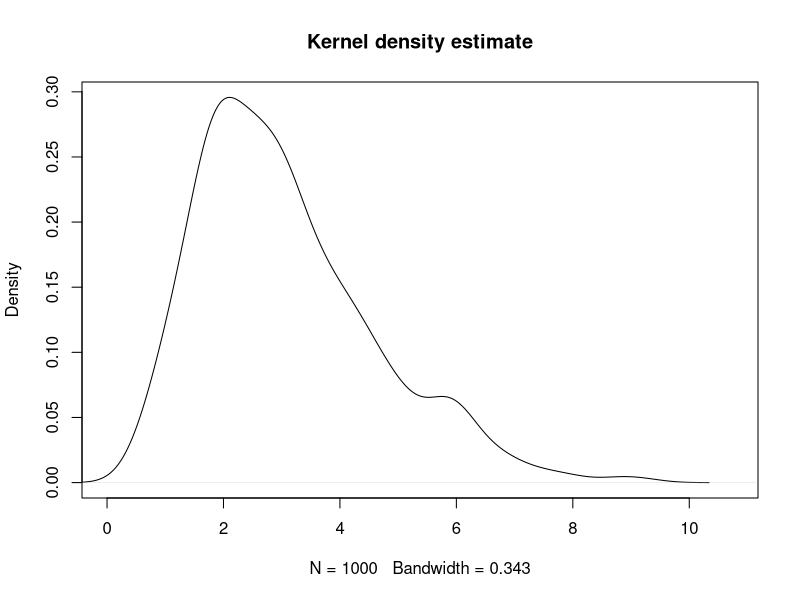
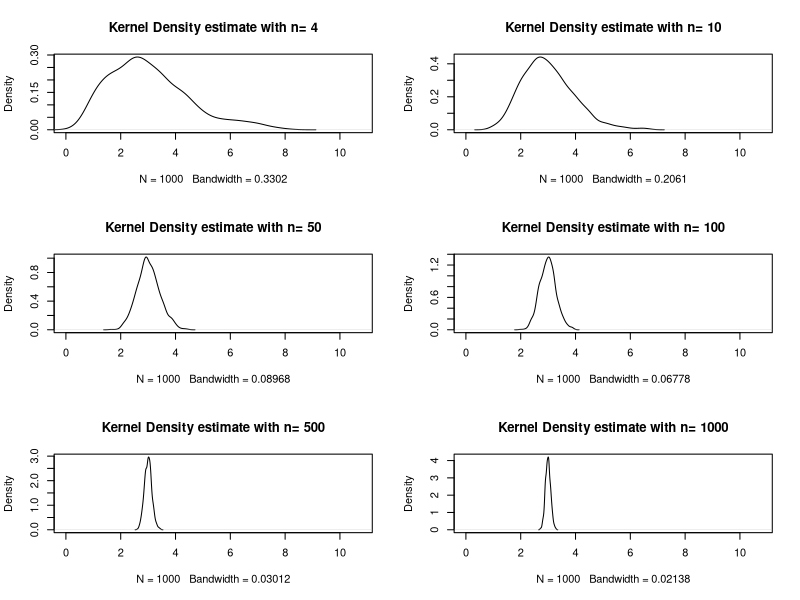
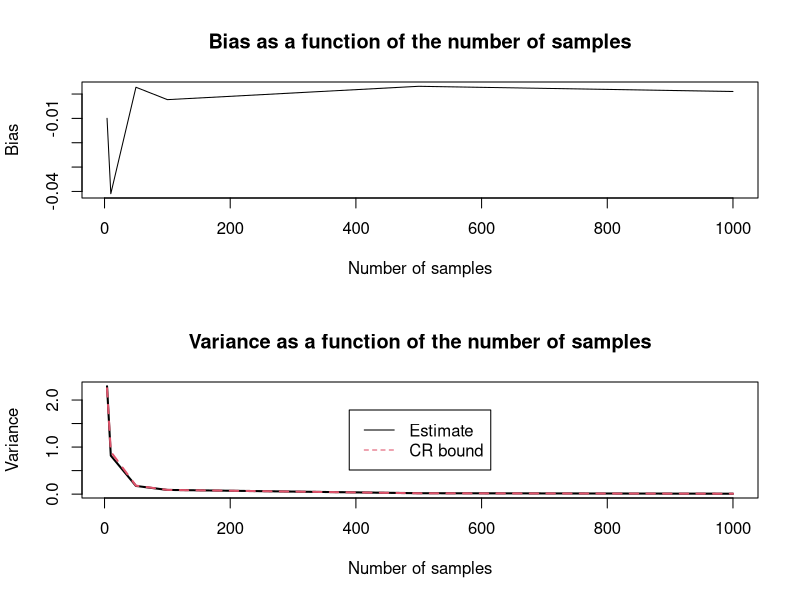

The R script that drew these images, in order:
# Solution Exercise 2
# Lecture: Data Valorization
# Author: Lionel Fillatre

# 1 - Sample generation
M <- 1000
n <- 4
mu <- 3
rate <- 1/mu # be careful with the definition of the exponential pdf and its rate!
x <- matrix(rexp(M*n,rate),n,M) # random samples

# 2 - Maximum likelihood estimates
x.muhat <-  apply(x,2,mean) # compute the estimates

# 3 - Empirical pdf
nbbins <- 20
x.down = 0; x.up = mu*log(4)+2*log(3)*mu; # the x bounds are chosen to cover a significant interval
y <- density(x.muhat)
plot(y,
     xlim= c(x.down,x.up),
     main='Kernel density estimate')

# 4 - Behavior of the empirical pdf
nSeq <- c(4,10,50,100,500,1000) # some arbitrary values to see the empirical pdf
par(mfrow = c(3, 2))  # 3 rows and 2 columns
for (i in 1:length(nSeq)) {
  n <- nSeq[i]
  x <- matrix(rexp(M*n,rate),n,M) # random samples
  x.muhat <-  apply(x,2,mean) # compute the estimates
  y <- density(x.muhat) # Kernel density estimate
  plot(y, 
       xlim= c(x.down,x.up),
       main=paste("Kernel Density estimate with n=", n)
       )
}

# 5 - Study of the bias and variance
x.muhat.bias <-  mean(x.muhat)-mu 

bias=rep(0,length(nSeq))
varMuhat=rep(0,length(nSeq))
for (i in 1:length(nSeq)) {
  n <- nSeq[i]
  x <- matrix(rexp(M*n,rate),n,M) # random samples
  x.muhat <-  apply(x,2,mean) # compute the estimates
  x.muhat.bias <-  mean(x.muhat)-mu # compute the bias
  x.muhat.var <- var(x.muhat) # compute the variance
  bias[i] <- x.muhat.bias # save the bias
  varMuhat[i] <- var(x.muhat) # save the variance
}

CRbound <- mu**2/nSeq # Cramer-Rao bound

par(mfrow = c(2, 1)) # plot the results on the same figure

plot(nSeq,bias,type= 'l',
     xlab = "Number of samples", ylab = "Bias",
     main='Bias as a function of the number of samples')


matplot(nSeq, cbind(varMuhat,CRbound),type="l",col=1:2,lty=1:2,lwd=2,
        xlab = "Number of samples", ylab = "Variance",
        main='Variance as a function of the number of samples')
legend("center", c("Estimate", "CR bound"),col = 1:2, lty = 1:2 )

